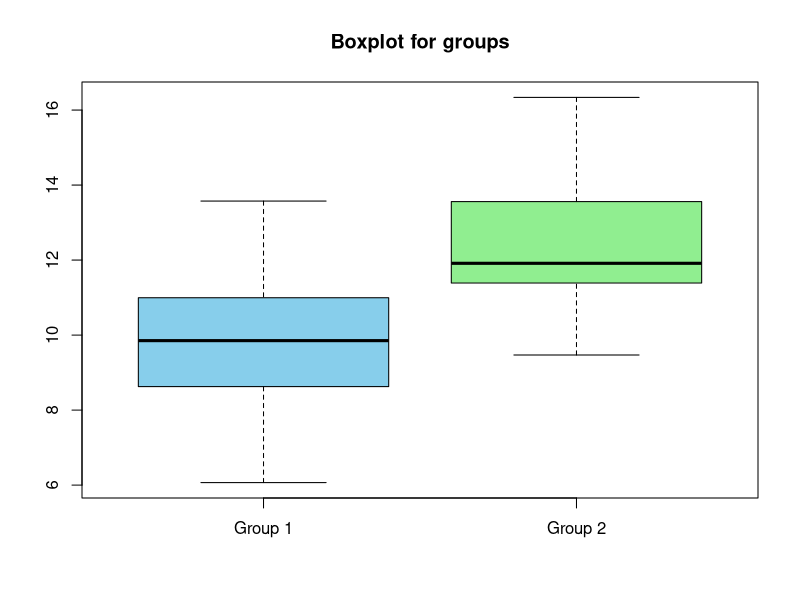
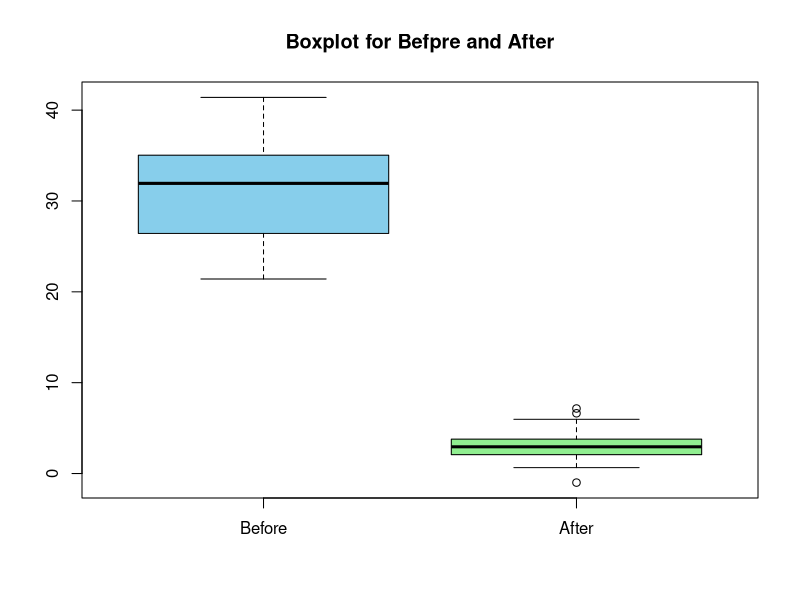

Source code (R) for these figures, in order:
# Independent samples T-Test
install.packages('ggplot2')

# Load the ggplot2
library(ggplot2)

# Get the data to use 
set.seed(123)
group1 <- rnorm(30, mean = 10, sd = 2)
group2 <- rnorm(25, mean = 12, sd = 2)
group1
group2

# Visualize the data to get sense of the distribbution of the data
boxplot(group1, group2, names = c("Group 1", "Group 2"), col = c('skyblue', "lightgreen"), main = "Boxplot for groups")

# perform a t- test 

# independent sample T-test
t_result <- t.test(group1, group2)

#print results 
print(t_result)

#------------------------------------------------------
# Paired sample t-test

# get teh data 
set.seed(456)
before <- rnorm(25, mean = 30, sd = 5)
after <- rnorm(25, mean = 3, sd = 2)
before
after

# Visualize the data

boxplot(before, after, names = c("Before", "After"), col = c('skyblue', "lightgreen"), main = "Boxplot for Befpre and After")

#Perform the t-test
# Paired sample t-test

t_result_paired <- t.test(before, after, paired = TRUE)

# Print the results
print(t_result_paired)



